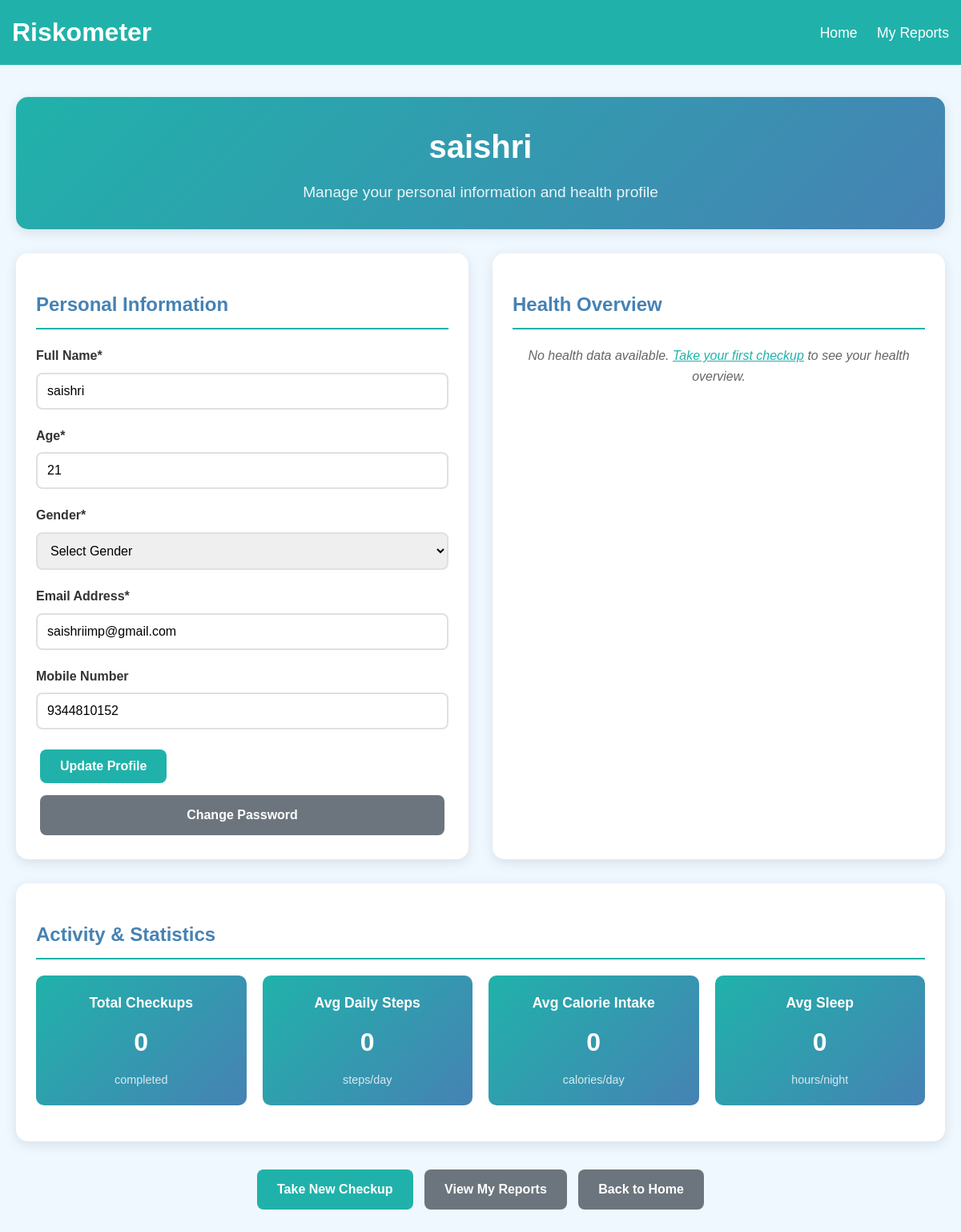
The page /my_profile (signed in) on the database as committed earlier.
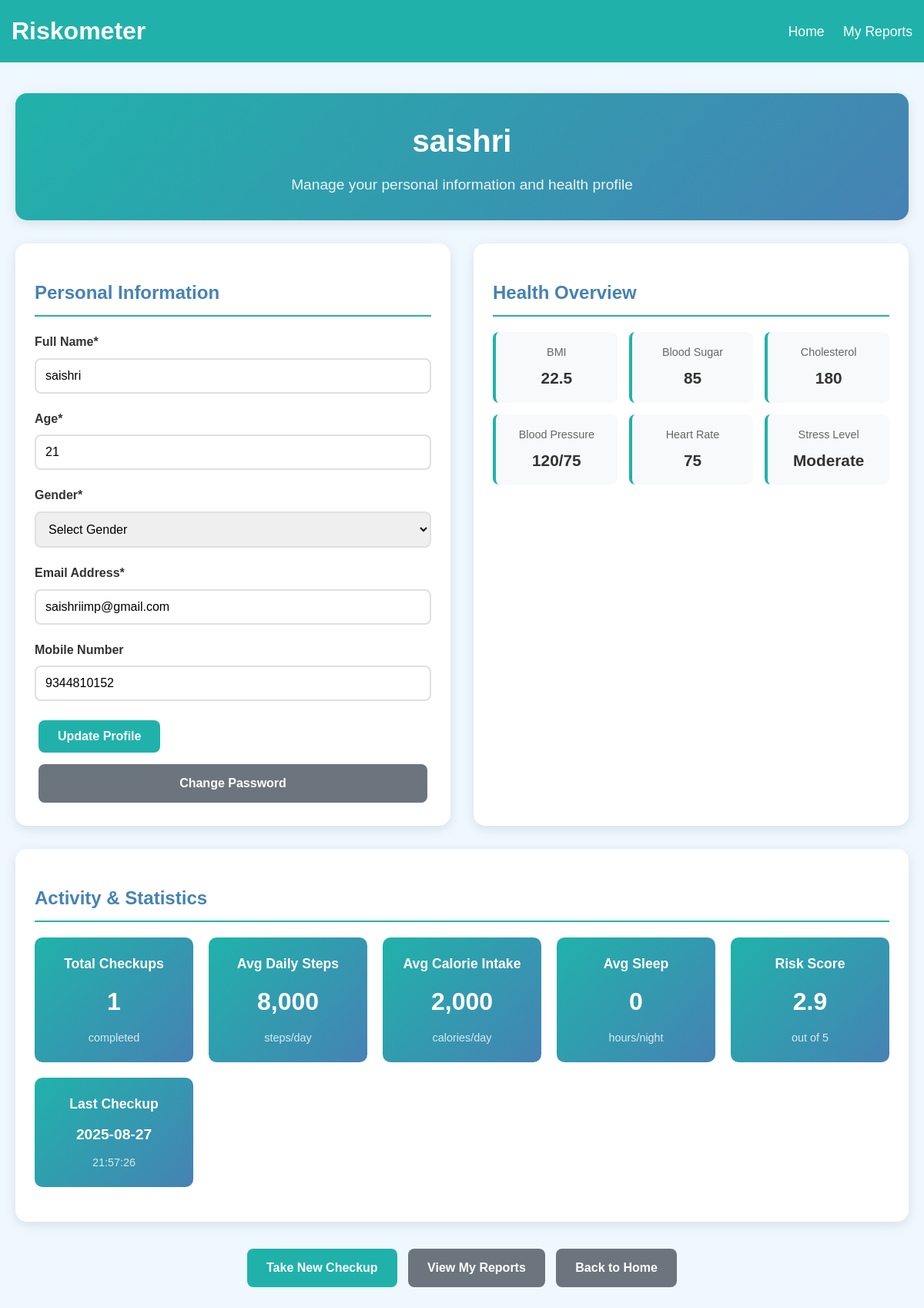
The same page on the database as committed later.
### tables this page shows
CREATE TABLE "Users" (
    id INTEGER PRIMARY KEY,
    name VARCHAR(100) NOT NULL,
    age INT NOT NULL,
    email VARCHAR(100) NOT NULL UNIQUE,
    mobile_number VARCHAR(15) NOT NULL UNIQUE,
    password VARCHAR(255) NOT NULL
, gender TEXT);

CREATE TABLE CheckupData (
    checkup_id INTEGER PRIMARY KEY AUTOINCREMENT,
    user_id INTEGER,
    age INTEGER,
    gender INTEGER,
    rbc_count REAL,
    wbc_count REAL,
    systole INTEGER,
    diastole INTEGER,
    heart_rate INTEGER,
    allergies INTEGER,
    blood_sugar REAL,
    bmi REAL,
    cholesterol REAL,
    glucose_mean REAL,
    hemoglobin_mean REAL,
    steps_per_day INTEGER,
    calorie_intake INTEGER,
    smoking INTEGER,
    alcohol INTEGER,
    sleep_pattern INTEGER,
    num_claims INTEGER,
    service_type TEXT,
    diagnosis_code TEXT,
    procedure_code TEXT,
    cost_of_service REAL,
    procedure_codes TEXT,
    created_at TEXT DEFAULT (datetime('now'))
, hospital_id INTEGER);

CREATE TABLE ResultData (
    report_id INTEGER PRIMARY KEY AUTOINCREMENT,
    user_id INTEGER,
    stress_level TEXT,
    diseases TEXT,
    risk_score REAL,
    predicted_los REAL,
    readmission_prob REAL,
    readmission_label TEXT,
    created_at TEXT DEFAULT (datetime('now'))
);

### app.py (the view, shortened to what this page needs)
@app.route('/my_profile', methods=['GET', 'POST'])
def my_profile():
    if 'user_id' not in session:
        return redirect(url_for('login'))
    user_id = session.get('user_id')
    conn = sqlite3.connect('database.db')
    cursor = conn.cursor()
    cursor.execute('SELECT name, age, gender, email, mobile_number FROM Users WHERE id = ?', (user_id,))
    user_data = cursor.fetchone()
    health_stats = get_user_health_stats(user_id, cursor)
    activity_summary = get_user_activity_summary(user_id, cursor)
    conn.close()
    return render_template('my_profile.html',
                         user_data=user_data,
                         health_stats=health_stats,
                         activity_summary=activity_summary)

### templates/my_profile.html (shortened to what this page needs)
<!DOCTYPE html>
<html lang="en">
<head>
</head>
<body>
    <header>
        <a href="{{ url_for('index') }}" class="brand">Riskometer</a>
        <nav>
            <a href="{{ url_for('home') }}" class="nav-link">Home</a>
            <a href="{{ url_for('my_reports') }}" class="nav-link">My Reports</a>
        </nav>
    </header>
    <div class="container">
        <div class="profile-header">
            <h1>{{ user_data[0] if user_data else 'User' }}</h1>
            <p>Manage your personal information and health profile</p>
        </div>
        <div class="profile-content">
            <div class="profile-section">
                <h2>Personal Information</h2>
                <form method="POST">
                    <div class="form-group">
                        <label for="name">Full Name*</label>
                        <input type="text" id="name" name="name" value="{{ user_data[0] if user_data else '' }}" required>
                    </div>
                    <div class="form-group">
                        <label for="age">Age*</label>
                        <input type="number" id="age" name="age" value="{{ user_data[1] if user_data else '' }}" min="1" max="120" required>
                    </div>
                    <div class="form-group">
                        <label for="gender">Gender*</label>
                        <select id="gender" name="gender" required>
                            <option value="">Select Gender</option>
                        </select>
                    </div>
                    <div class="form-group">
                        <label for="email">Email Address*</label>
                        <input type="email" id="email" name="email" value="{{ user_data[3] if user_data else '' }}" required>
                    </div>
                    <div class="form-group">
                        <label for="mobile_number">Mobile Number</label>
                        <input type="tel" id="mobile_number" name="mobile_number" value="{{ user_data[4] if user_data else '' }}">
                    </div>
                    <button type="submit" class="btn btn-primary">Update Profile</button>
                    <a href="{{ url_for('change_password') }}" class="btn btn-secondary" style="margin-top: 10px; display: block; text-align: center;">Change Password</a>
                </form>
            </div>
            <div class="profile-section">
                <h2>Health Overview</h2>
                {% if health_stats and health_stats.latest_health %}
                <div class="health-indicators">
                    <div class="health-indicator">
                        <div class="label">BMI</div>
                        <div class="value">{{ "%.1f"|format(health_stats.latest_health[0]) if health_stats.latest_health[0] else "N/A" }}</div>
                    </div>
                    <div class="health-indicator">
                        <div class="label">Blood Sugar</div>
                        <div class="value">{{ "%.0f"|format(health_stats.latest_health[1]) if health_stats.latest_health[1] else "N/A" }}</div>
                    </div>
                    <div class="health-indicator">
                        <div class="label">Cholesterol</div>
                        <div class="value">{{ "%.0f"|format(health_stats.latest_health[2]) if health_stats.latest_health[2] else "N/A" }}</div>
                    </div>
                    <div class="health-indicator">
                        <div class="label">Blood Pressure</div>
                        <div class="value">
                            {% if health_stats.latest_health[3] and health_stats.latest_health[4] %}
                                {{ health_stats.latest_health[3] }}/{{ health_stats.latest_health[4] }}
                            {% else %}
                                N/A
                            {% endif %}
                        </div>
                    </div>
                    <div class="health-indicator">
                        <div class="label">Heart Rate</div>
                        <div class="value">{{ health_stats.latest_health[5] if health_stats.latest_health[5] else "N/A" }}</div>
                    </div>
                    {% if health_stats.latest_risk %}
                    <div class="health-indicator">
                        <div class="label">Stress Level</div>
                        <div class="value">{{ health_stats.latest_risk[0] if health_stats.latest_risk[0] else "N/A" }}</div>
                    </div>
                    {% endif %}
                </div>
                {% else %}
                <p style="text-align: center; color: #666; font-style: italic;">
                    No health data available. <a href="{{ url_for('checkup') }}" style="color: #20b2aa;">Take your first checkup</a> to see your health overview.
                </p>
                {% endif %}
            </div>
        </div>
        <div class="profile-section full-width">
            <h2>Activity & Statistics</h2>
            <div class="stats-grid">
                <div class="stat-card">
                    <h3>Total Checkups</h3>
                    <div class="value">{{ health_stats.total_checkups if health_stats else 0 }}</div>
                    <div class="unit">completed</div>
                </div>
                {% if activity_summary %}
                <div class="stat-card">
                    <h3>Avg Daily Steps</h3>
                    <div class="value">{{ "{:,}".format(activity_summary.avg_steps) if activity_summary.avg_steps else "0" }}</div>
                    <div class="unit">steps/day</div>
                </div>
                <div class="stat-card">
                    <h3>Avg Calorie Intake</h3>
                    <div class="value">{{ "{:,}".format(activity_summary.avg_calories) if activity_summary.avg_calories else "0" }}</div>
                    <div class="unit">calories/day</div>
                </div>
                <div class="stat-card">
                    <h3>Avg Sleep</h3>
                    <div class="value">{{ activity_summary.avg_sleep if activity_summary.avg_sleep else "0" }}</div>
                    <div class="unit">hours/night</div>
                </div>
                {% endif %}
                {% if health_stats and health_stats.latest_risk %}
                <div class="stat-card">
                    <h3>Risk Score</h3>
                    <div class="value">{{ "%.1f"|format(health_stats.latest_risk[1]) if health_stats.latest_risk[1] else "N/A" }}</div>
                    <div class="unit">out of 5</div>
                </div>
                {% endif %}
                {% if activity_summary and activity_summary.last_checkup %}
                <div class="stat-card">
                    <h3>Last Checkup</h3>
                    <div class="value" style="font-size: 1.2em;">{{ activity_summary.last_checkup.split(' ')[0] if activity_summary.last_checkup else "Never" }}</div>
                    <div class="unit">{{ activity_summary.last_checkup.split(' ')[1] if activity_summary.last_checkup and ' ' in activity_summary.last_checkup else "" }}</div>
                </div>
                {% endif %}
            </div>
        </div>
        <div style="text-align: center; margin-top: 30px;">
            <a href="{{ url_for('checkup') }}" class="btn btn-primary">Take New Checkup</a>
            <a href="{{ url_for('my_reports') }}" class="btn btn-secondary">View My Reports</a>
            <a href="{{ url_for('home') }}" class="btn btn-secondary">Back to Home</a>
        </div>
    </div>
</body>
</html>

### templates/my_profile.html (style rules this page uses)
body { font-family: Arial, sans-serif; background-color: #f0f8ff; margin: 0; padding: 0; line-height: 1.6; }
header { background-color: #20b2aa; padding: 15px; display: flex; justify-content: space-between; align-items: center; color: #fff; }
header .brand { font-size: 2em; font-weight: bold; text-decoration: none; color: #ffffff; }
.nav-link { color: #ffffff; text-decoration: none; margin-left: 20px; font-size: 1.1em; transition: color 0.3s ease; }
.container { max-width: 1200px; margin: 20px auto; padding: 20px; }
.profile-header { background: linear-gradient(135deg, #20b2aa, #4682b4); color: white; padding: 30px; border-radius: 15px; text-align: center; margin-bottom: 30px; box-shadow: 0 4px 15px rgba(0, 0, 0, 0.1); }
.profile-header h1 { margin: 0 0 10px 0; font-size: 2.5em; }
.profile-header p { margin: 0; font-size: 1.2em; opacity: 0.9; }
.profile-content { display: grid; grid-template-columns: 1fr 1fr; gap: 30px; margin-bottom: 30px; }
.profile-section { background: white; padding: 25px; border-radius: 15px; box-shadow: 0 4px 15px rgba(0, 0, 0, 0.1); }
.profile-section h2 { color: #4682b4; margin-bottom: 20px; font-size: 1.5em; border-bottom: 2px solid #20b2aa; padding-bottom: 10px; }
.form-group { margin-bottom: 20px; }
.form-group label { display: block; font-weight: bold; margin-bottom: 8px; color: #333; }
.form-group input, .form-group select { width: 100%; padding: 12px; border: 2px solid #e0e0e0; border-radius: 8px; font-size: 1em; transition: border-color 0.3s ease; box-sizing: border-box; }
.stats-grid { display: grid; grid-template-columns: repeat(auto-fit, minmax(200px, 1fr)); gap: 20px; margin-bottom: 20px; }
.stat-card { background: linear-gradient(135deg, #20b2aa, #4682b4); color: white; padding: 20px; border-radius: 10px; text-align: center; }
.stat-card h3 { margin: 0 0 10px 0; font-size: 1.1em; }
.stat-card .value { font-size: 2em; font-weight: bold; margin: 10px 0; }
.stat-card .unit { font-size: 0.9em; opacity: 0.8; }
.health-indicators { display: grid; grid-template-columns: repeat(auto-fit, minmax(150px, 1fr)); gap: 15px; }
.health-indicator { background: #f8f9fa; padding: 15px; border-radius: 8px; text-align: center; border-left: 4px solid #20b2aa; }
.health-indicator .label { font-size: 0.9em; color: #666; margin-bottom: 5px; }
.health-indicator .value { font-size: 1.3em; font-weight: bold; color: #333; }
.btn { padding: 12px 25px; border: none; border-radius: 8px; font-size: 1em; font-weight: bold; cursor: pointer; text-decoration: none; display: inline-block; transition: all 0.3s ease; margin: 5px; }
.btn-primary { background-color: #20b2aa; color: white; }
.btn-secondary { background-color: #6c757d; color: white; }
.full-width { grid-column: 1 / -1; }

Rows that differ between the two databases and show on the page:
added CheckupData: bmi "22.5", blood_sugar "85", cholesterol "180", systole "120", diastole "75", heart_rate "75", last_checkup "2025-08-27", last_checkup "21:57:26"
added ResultData: stress_level "Moderate", risk_score "2.9"
Other text that changed with them:
{{ health_stats.total_checkups if health_stats else 0 }}: "0" → "1"
text no longer shown: "0 0 No health data available. Take your first checkup to see your health overview."
text now shown: "BMI Blood Sugar Cholesterol Blood Pressure / Heart Rate Stress Level 8,000 2,000 Risk Score out of 5 Last Checkup"
